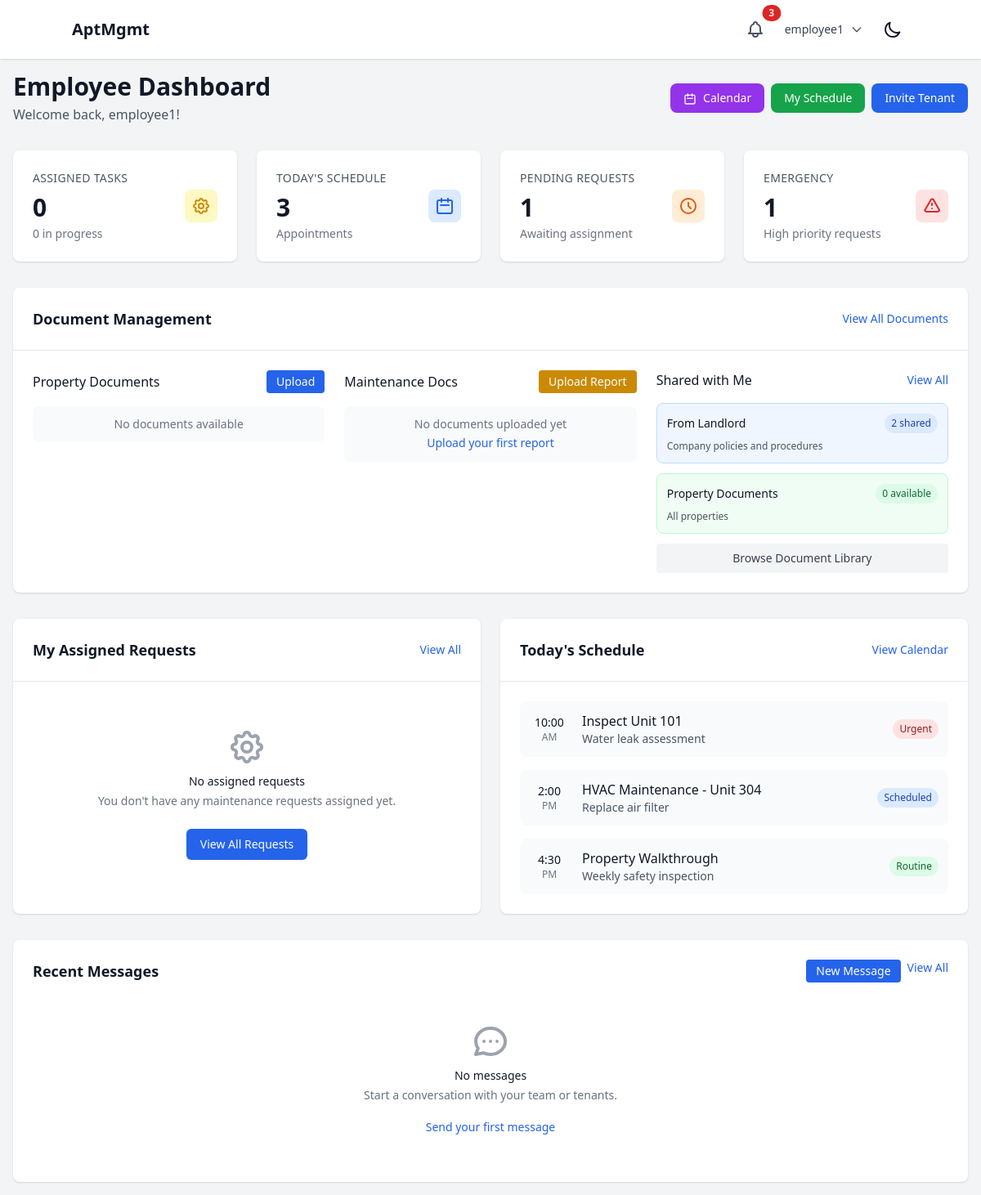
The app's page /dashboard/employee/ (signed in), older data.
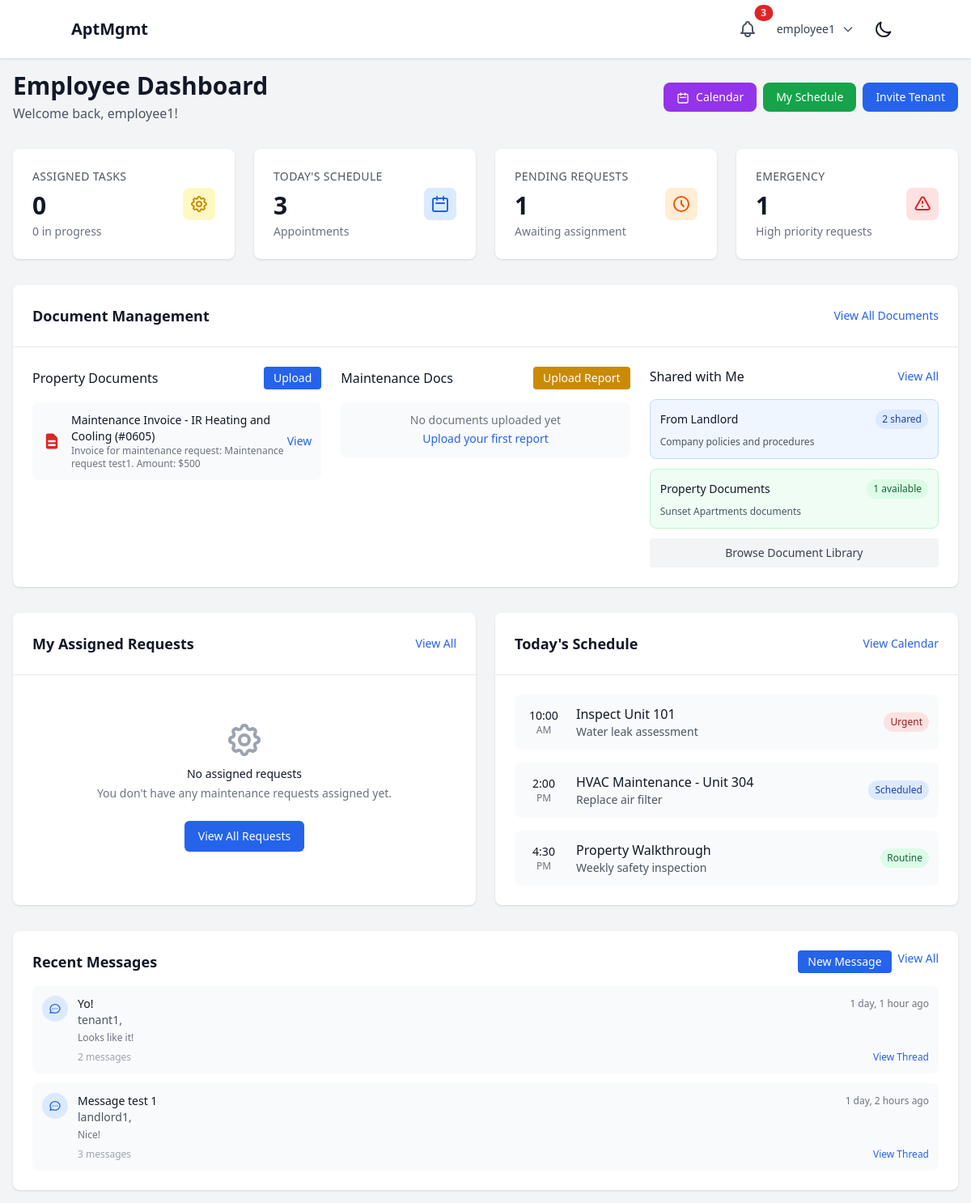
The same page, newer data.
### documents/models.py (models this page shows, shortened)
class Document(models.Model):
    class AccessLevel(models.TextChoices):
        COMPANY = "COMPANY", "Company-wide"
        PROPERTY = "PROPERTY", "Property-specific"
        UNIT = "UNIT", "Unit-specific"
        PRIVATE = "PRIVATE", "Private (specific users)"
    title = models.CharField(max_length=255)
    description = models.TextField(blank=True)
    file = models.FileField(upload_to=document_upload_path)
    original_filename = models.CharField(max_length=255)
    file_size = models.PositiveIntegerField()
    file_type = models.CharField(max_length=100)
    category = models.ForeignKey(DocumentCategory, on_delete=models.SET_NULL, null=True, blank=True)
    company = models.ForeignKey(Company, on_delete=models.CASCADE, related_name="documents")
    property = models.ForeignKey(Property, on_delete=models.CASCADE, related_name="documents", null=True, blank=True)
    unit = models.ForeignKey(ApartmentUnit, on_delete=models.CASCADE, related_name="documents", null=True, blank=True)
    access_level = models.CharField(max_length=20, choices=AccessLevel.choices, default=AccessLevel.COMPANY)
    allowed_users = models.ManyToManyField(User, related_name="accessible_documents", blank=True)
    allowed_roles = models.JSONField(default=list, blank=True)  # List of role strings
    uploaded_by = models.ForeignKey(User, on_delete=models.CASCADE, related_name="uploaded_documents")
    created_at = models.DateTimeField(auto_now_add=True)
    updated_at = models.DateTimeField(auto_now=True)
    is_active = models.BooleanField(default=True)
    class Meta:
        ordering = ['-created_at']
        indexes = [
            models.Index(fields=['company', 'access_level']),
            models.Index(fields=['property']),
            models.Index(fields=['created_at']),
        ]

### properties/models.py (models this page shows, shortened)
class Property(models.Model):
    company = models.ForeignKey(Company, on_delete=models.CASCADE, related_name="properties")
    name = models.CharField(max_length=255)
    address = models.TextField()
    created_at = models.DateTimeField(auto_now_add=True)
    updated_at = models.DateTimeField(auto_now=True)
    class Meta:
        verbose_name_plural = "Properties"

### communication/models.py (models this page shows, shortened)
class MessageThread(models.Model):
    id = models.UUIDField(primary_key=True, default=uuid.uuid4, editable=False)
    participants = models.ManyToManyField(User, related_name="message_threads")
    subject = models.CharField(max_length=200, blank=True)
    created_at = models.DateTimeField(auto_now_add=True)
    updated_at = models.DateTimeField(auto_now=True)
    class Meta:
        ordering = ['-updated_at']
    @property
    def last_message(self):
        return self.messages.first()

class Message(models.Model):
    id = models.UUIDField(primary_key=True, default=uuid.uuid4, editable=False)
    thread = models.ForeignKey(MessageThread, on_delete=models.CASCADE, related_name="messages")
    sender = models.ForeignKey(User, on_delete=models.CASCADE, related_name="sent_messages")
    content = models.TextField()
    created_at = models.DateTimeField(auto_now_add=True)
    is_edited = models.BooleanField(default=False)
    edited_at = models.DateTimeField(null=True, blank=True)
    class Meta:
        ordering = ['-created_at']

### users/models.py (models this page shows, shortened)
class User(AbstractUser):
    class Role(models.TextChoices):
        SUPERUSER = "SUPERUSER", "Superuser"
        LANDLORD = "LANDLORD", "Landlord"
        EMPLOYEE = "EMPLOYEE", "Employee"
        TENANT = "TENANT", "Tenant"
    role = models.CharField(max_length=50, choices=Role.choices)
    company = models.ForeignKey(Company, on_delete=models.CASCADE, related_name="users", null=True, blank=True)
    property = models.ForeignKey(Property, on_delete=models.SET_NULL, related_name="users", null=True, blank=True)

### core/views.py (the view)
# urls.py: path("dashboard/employee/", employee_dashboard, name="employee_dashboard"),
@login_required
def employee_dashboard(request):
    if not request.user.company:
        messages.error(request, "You must be assigned to a company to access the dashboard.")
        return redirect("core:login")
    accessible_documents = Document.objects.filter(
        company=request.user.company,
        is_active=True
    )
    if request.user.property:
        property_documents = accessible_documents.filter(
            Q(access_level=Document.AccessLevel.COMPANY) |
            Q(access_level=Document.AccessLevel.PROPERTY, property=request.user.property) |
            Q(allowed_users=request.user)
        ).distinct()
    else:
        property_documents = accessible_documents.filter(
            Q(access_level=Document.AccessLevel.COMPANY) |
            Q(allowed_users=request.user)
        ).distinct()
    employee_uploads = accessible_documents.filter(
        uploaded_by=request.user
    ).order_by('-created_at')[:5]
    shared_documents = DocumentShare.objects.filter(
        shared_with=request.user
    ).order_by('-created_at')[:5]
    landlord_shared = DocumentShare.objects.filter(
        shared_with=request.user,
        shared_by__role='LANDLORD'
    ).count()
    if request.user.property:
        property_doc_count = accessible_documents.filter(
            property=request.user.property
        ).count()
    else:
        property_doc_count = 0
    employee_maintenance_requests = MaintenanceRequest.objects.filter(
        property__company=request.user.company
    )
    if request.user.property:
        employee_maintenance_requests = employee_maintenance_requests.filter(
            property=request.user.property
        )
    assigned_to_me = employee_maintenance_requests.filter(assigned_to=request.user).count()
    pending_assignments = employee_maintenance_requests.filter(
        status='SUBMITTED',
        assigned_to__isnull=True
    ).count()
    in_progress_assigned = employee_maintenance_requests.filter(
        assigned_to=request.user,
        status='IN_PROGRESS'
    ).count()
    emergency_requests = employee_maintenance_requests.filter(priority='EMERGENCY').count()
    my_assigned_requests = employee_maintenance_requests.filter(
        assigned_to=request.user
    ).order_by('-created_at')[:5]
    recent_message_threads = MessageThread.objects.filter(
        participants=request.user
    ).prefetch_related('participants', 'messages').order_by('-updated_at')[:5]
    context = {
        'employee_uploads': employee_uploads,
        'shared_documents': shared_documents,
        'property_documents': property_documents[:5],  # Limit for display
        'landlord_shared_count': landlord_shared,
        'property_doc_count': property_doc_count,
        'total_accessible': property_documents.count(),
        'user_property': request.user.property,
        'assigned_to_me': assigned_to_me,
        'pending_assignments': pending_assignments,
        'in_progress_assigned': in_progress_assigned,
        'emergency_requests': emergency_requests,
        'my_assigned_requests': my_assigned_requests,
        'recent_message_threads': recent_message_threads,
    }
    return render(request, "dashboards/employee.html", context)

### core/templates/dashboards/employee.html (shortened to what the changed rows need)
{% extends "base.html" %}
{% block content %}
<div class="container mx-auto max-w-7xl">
    <div class="flex flex-col sm:flex-row justify-between items-start sm:items-center mb-8 space-y-4 sm:space-y-0">
        <div>
            <h1 class="text-3xl font-bold text-gray-900 dark:text-white">Employee Dashboard</h1>
        </div>
    </div>
    <div class="bg-white dark:bg-gray-800 rounded-lg shadow mb-8">
        <div class="p-6">
            <div class="grid grid-cols-1 lg:grid-cols-3 gap-6">
                <div>
                    <div class="space-y-3">
                        {% for document in property_documents %}
                            <div class="flex items-center justify-between p-3 bg-gray-50 dark:bg-gray-700 rounded-lg">
                                <div class="flex items-center space-x-3">
                                    <div class="flex-shrink-0">
                                        {% if document.file_type == 'application/pdf' %}
                                            <svg class="w-6 h-6 text-red-600" fill="currentColor" viewBox="0 0 20 20">
                                                <path fill-rule="evenodd" d="M4 4a2 2 0 012-2h4.586A2 2 0 0112 2.586L15.414 6A2 2 0 0116 7.414V16a2 2 0 01-2 2H6a2 2 0 01-2-2V4zm2 6a1 1 0 011-1h6a1 1 0 110 2H7a1 1 0 01-1-1zm1 3a1 1 0 100 2h6a1 1 0 100-2H7z" clip-rule="evenodd"></path>
                                            </svg>
                                        {% elif 'image' in document.file_type %}
                                            <svg class="w-6 h-6 text-green-600" fill="currentColor" viewBox="0 0 20 20">
                                                <path fill-rule="evenodd" d="M4 3a2 2 0 00-2 2v10a2 2 0 002 2h12a2 2 0 002-2V5a2 2 0 00-2-2H4zm12 12H4l4-8 3 6 2-4 3 6z" clip-rule="evenodd"></path>
                                            </svg>
                                        {% endif %}
                                    </div>
                                    <div>
                                        <p class="text-sm font-medium text-gray-900 dark:text-white">{{ document.title }}</p>
                                        <p class="text-xs text-gray-500 dark:text-gray-400">{{ document.description|default:"No description" }}</p>
                                    </div>
                                </div>
                                <a href="{% url 'documents:detail' document.id %}" class="text-blue-600 dark:text-blue-400 hover:underline text-sm">View</a>
                            </div>
                        {% empty %}
                            <div class="p-3 bg-gray-50 dark:bg-gray-700 rounded-lg text-center">
                                <p class="text-sm text-gray-500 dark:text-gray-400">No documents available</p>
                            </div>
                        {% endfor %}
                    </div>
                </div>
                <div>
                    <div class="space-y-3">
                        <div class="p-3 bg-green-50 dark:bg-green-900/20 border border-green-200 dark:border-green-800 rounded-lg">
                            <div class="flex items-center justify-between mb-2">
                                <p class="text-sm font-medium text-gray-900 dark:text-white">Property Documents</p>
                                <span class="px-2 py-1 text-xs font-medium bg-green-100 text-green-800 dark:bg-green-900 dark:text-green-200 rounded-full">{{ property_doc_count }} available</span>
                            </div>
                            <p class="text-xs text-gray-600 dark:text-gray-400">{% if user_property %}{{ user_property.name }} documents{% else %}All properties{% endif %}</p>
                        </div>
                    </div>
                </div>
            </div>
        </div>
    </div>
    <div class="grid grid-cols-1 lg:grid-cols-1 gap-6">
        <div class="bg-white dark:bg-gray-800 rounded-lg shadow p-6">
            <div class="space-y-3">
                {% if recent_message_threads %}
                    {% for thread in recent_message_threads %}
                        <div class="flex items-start space-x-3 p-3 bg-gray-50 dark:bg-gray-700 rounded-lg">
                            <div class="flex-shrink-0">
                                <div class="w-8 h-8 bg-blue-100 dark:bg-blue-900 rounded-full flex items-center justify-center">
                                </div>
                            </div>
                            <div class="flex-1">
                                <div class="flex items-center justify-between">
                                    <p class="text-sm font-medium text-gray-900 dark:text-white">{{ thread.subject|default:"No Subject" }}</p>
                                    <div class="flex items-center space-x-2">
                                        <span class="text-xs text-gray-500 dark:text-gray-400">{{ thread.updated_at|timesince }} ago</span>
                                    </div>
                                </div>
                                <p class="text-sm text-gray-600 dark:text-gray-400">
                                    {% for participant in thread.participants.all %}
                                        {% if participant != user %}{{ participant.get_full_name|default:participant.username }}{% if not forloop.last %}, {% endif %}{% endif %}
                                    {% endfor %}
                                </p>
                                {% if thread.last_message %}
                                    <p class="text-xs text-gray-500 dark:text-gray-500 mt-1">{{ thread.last_message.content|truncatechars:80 }}</p>
                                {% endif %}
                                <div class="flex items-center justify-between mt-2">
                                    <span class="text-xs text-gray-400">{{ thread.messages.count }} message{{ thread.messages.count|pluralize }}</span>
                                    <a href="{% url 'communication:thread_detail' thread_id=thread.id %}" class="text-blue-600 dark:text-blue-400 hover:underline text-xs">View Thread</a>
                                </div>
                            </div>
                        </div>
                    {% endfor %}
                {% else %}
                    <div class="text-center py-8">
                        <div class="text-gray-500 dark:text-gray-400">
                            <h3 class="mt-2 text-sm font-medium text-gray-900 dark:text-white">No messages</h3>
                            <p class="mt-1 text-sm text-gray-500 dark:text-gray-400">Start a conversation with your team or tenants.</p>
                            <div class="mt-4">
                                <a href="{% url 'communication:new_thread' %}" class="text-blue-600 dark:text-blue-400 hover:underline text-sm">Send your first message</a>
                            </div>
                        </div>
                    </div>
                {% endif %}
            </div>
        </div>
    </div>
</div>
{% endblock %}

Row changes from the older to the newer data that the page shows:
now on this page (row unchanged): Document: file_type "application/pdf" (drawn), title "Maintenance Invoice - IR Heating and Cooling (#0605)", description "Invoice for maintenance request: Maintenance request test1. Amount: $500"
now on this page (row unchanged): Property: name "Sunset Apartments"
added MessageThread: subject "Yo!", updated_at "1 day, 1 hour", last_message.content "Looks like it!", messages.count "2"
now on this page (row edited): User: get_full_name "tenant1", shown under "Yo!"
added MessageThread: subject "Message test 1", updated_at "1 day, 2 hours", last_message.content "Nice!", messages.count "3"
now on this page (row edited): User: get_full_name "landlord1", shown under "Message test 1"
Text that changed along with them:
{{ property_doc_count }}: "0" → "1"
text no longer shown: "No documents available All properties No messages Start a conversation with your team or tenants. Send your first message"
text now shown: "documents"
